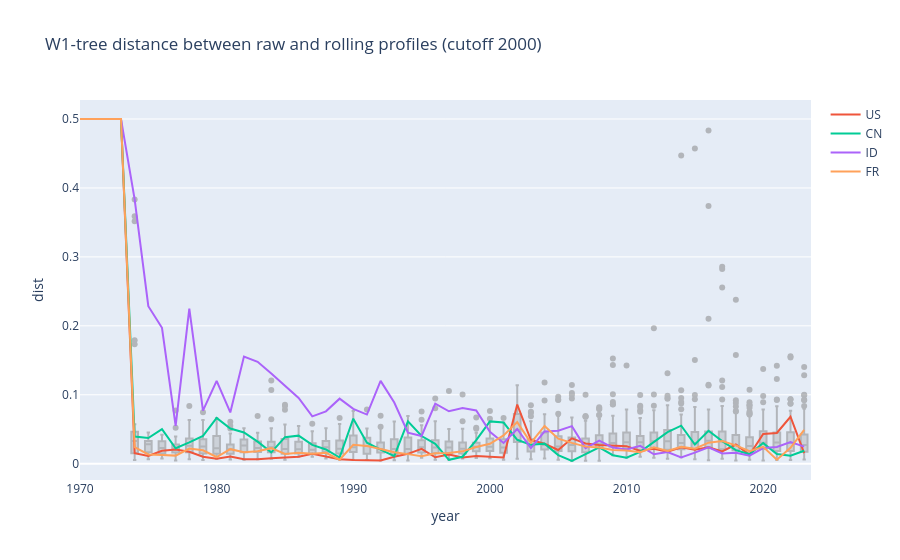

Notebook source saved alongside this figure:
### Code cell
country_list = ["US", "CN", "ID", "FR"]

cutoff = 2000

df_plot = (
    df_dist_roll_non_roll
    .merge(df_cutoff, left_index=True, right_index=True)
    .reset_index()
    .query("cutoff_roll_"+str(cutoff)+" == 1")
)

fig = px.box(df_plot, x="year", y="dist", hover_data="country", title=f"W1-tree distance between raw and rolling profiles (cutoff {cutoff})")


fig.update_traces(
    marker=dict(color="grey"),
    line=dict(color="grey"),
    opacity=0.5
)
for country in country_list:
    fig.add_scatter(
        x=df_dist_roll_non_roll.xs(country, level=0).index,
        y=df_dist_roll_non_roll.xs(country, level=0).dist,
        mode="lines",
        name=country,
        # line=dict(width=3)
    )
fig.show()
